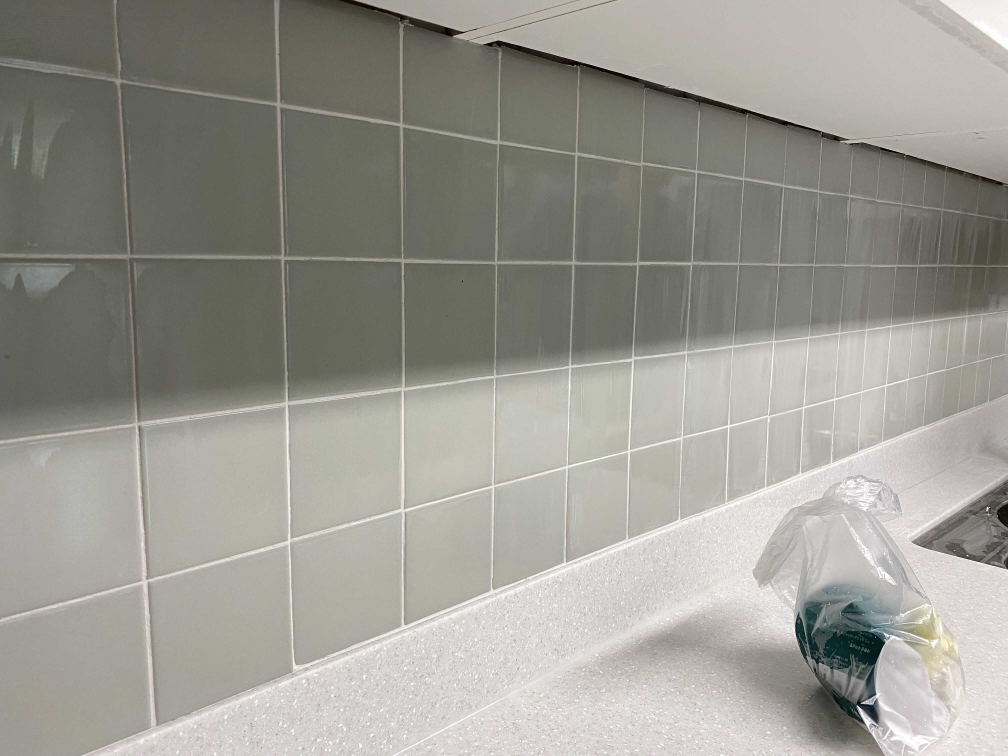
#> input picture 2.jpg, 4032 x 3024 px (shown at 1/4 size)
$ jupyter execute Untitled.ipynb
#> lines starting #> are read from the running program, lines starting #| are printed output that depends on the picture
[cell 1]
import cv2
import matplotlib.pyplot as plt
import numpy as np

dir = "./2.jpg"
src = cv2.imread(dir)
#> src is the input picture: shape (3024, 4032, 3); mean B, G, R 145.5, 153.3, 155.1
width = 4032
height = 3024

pts1 = np.float32([[460,310], [570,2340], [2590, 640], [2530,1820]])
pts2 = np.float32([[0,0], [0, height], [width, 0],[width, height]])
matrix = cv2.getPerspectiveTransform(pts1, pts2)
homography = cv2.warpPerspective(src, matrix, (width, height))
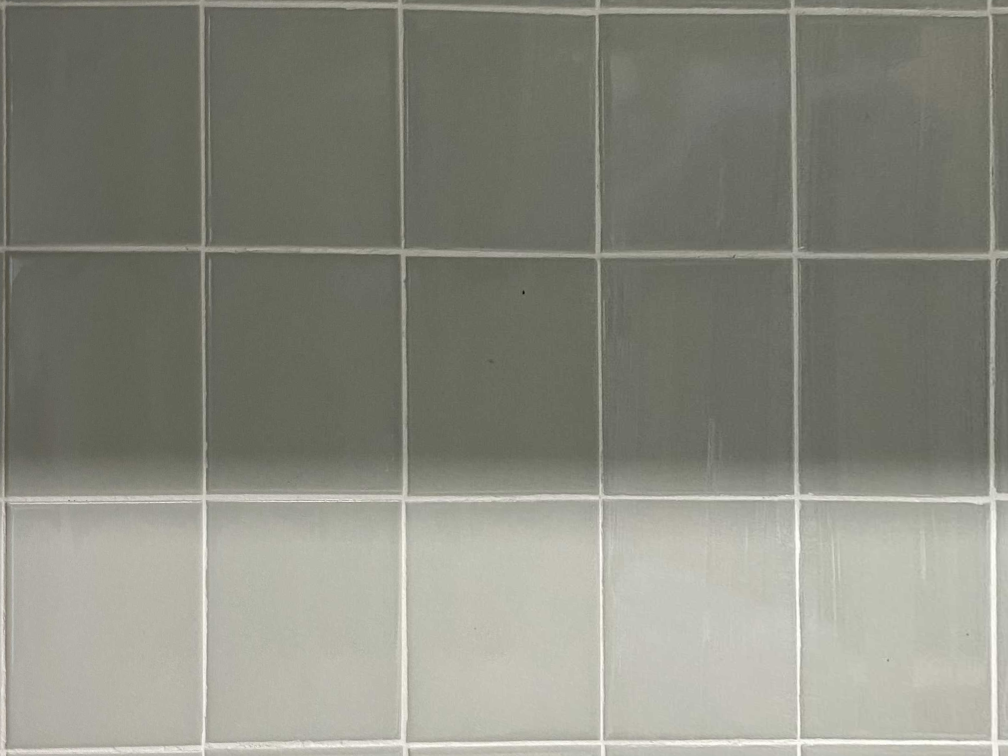
#> homography: shape (3024, 4032, 3) (shown at 1/4 size); mean B, G, R 126.7, 137.3, 136.7
#
rows = 2
cols = 2
fig = plt.figure(figsize=(12,6))
ax1 = fig.add_subplot(rows, cols, 1)
ax1.imshow(cv2.cvtColor(src, cv2.COLOR_BGR2RGB))
for k in range(4):
    ax1.scatter(pts1[k][0], pts1[k][1])
ax1.set_title('Original Image')
ax1.axis("off")
ax2 = fig.add_subplot(rows, cols, 2)
ax2.imshow(cv2.cvtColor(homography, cv2.COLOR_BGR2RGB))
ax2.set_title('Homography')
ax2.axis("off")

############################ Hough line Transform ########################################


gray = cv2.cvtColor(homography,cv2.COLOR_BGR2GRAY)
edges = cv2.Canny(gray,50,100,apertureSize = 3)
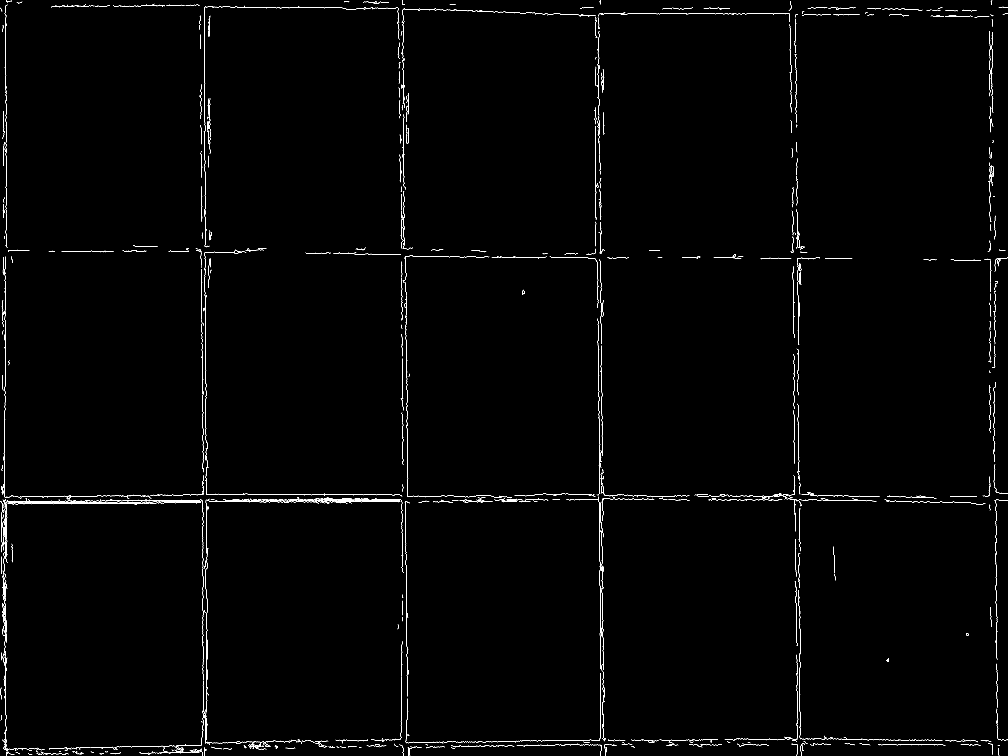
#> edges: shape (3024, 4032) (shown at 1/4 size); 0.54% white in thin lines or dots
#> `[cell 1] import cv2 import matplotlib.pyplot as plt import numpy as np..`:
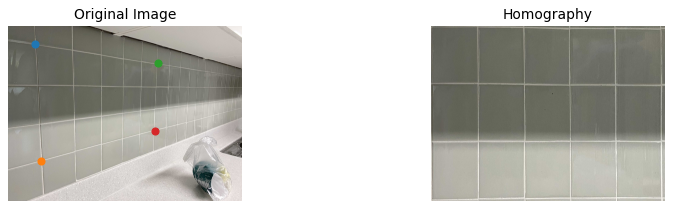
#> figure drawn by matplotlib, 2 panels

# [32 lines of commented-out code are left out]

[cell 2]
plt.imshow(cv2.cvtColor(edges, cv2.COLOR_BGR2RGB))
plt.show()

[cell 3]
edges_true = np.where(edges == 255)
#> edges_true = 66224 positions, rows 0 to 3023, columns 0 to 4031
print(edges_true)
#> (printed output is left out)

[cell 4]
X_data = edges_true[0]
Y_data = edges_true[1]
plt.scatter(X_data, Y_data)
plt.show()
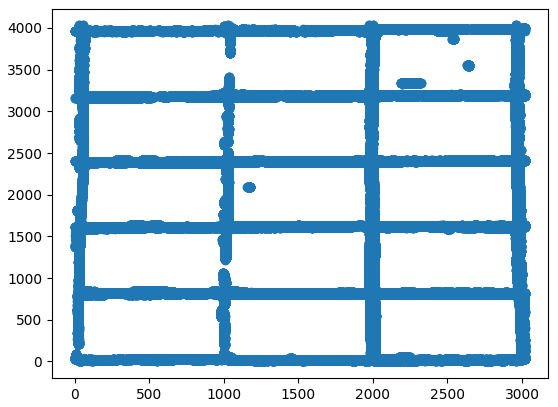
#> figure drawn by matplotlib, 1 panel
